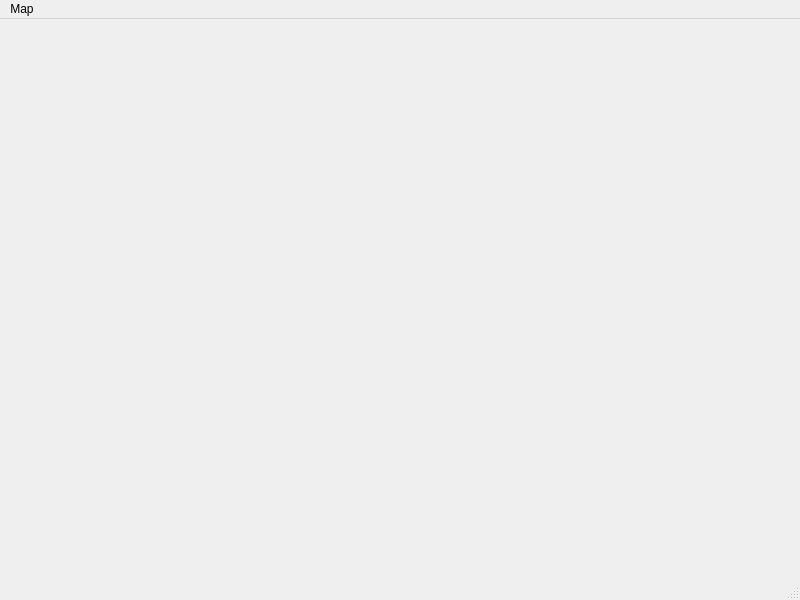
<?xml version="1.0" encoding="UTF-8"?>
<ui version="4.0">
 <class>MainWindow</class>
 <widget class="QMainWindow" name="MainWindow">
  <property name="geometry">
   <rect>
    <x>0</x>
    <y>0</y>
    <width>800</width>
    <height>600</height>
   </rect>
  </property>
  <property name="windowTitle">
   <string>MainWindow</string>
  </property>
  <widget class="QWidget" name="centralwidget"/>
  <widget class="QMenuBar" name="menubar">
   <property name="geometry">
    <rect>
     <x>0</x>
     <y>0</y>
     <width>800</width>
     <height>26</height>
    </rect>
   </property>
   <widget class="QMenu" name="menuMap">
    <property name="title">
     <string>Map</string>
    </property>
    <addaction name="actionZoom_In"/>
    <addaction name="actionZoom_Out"/>
    <addaction name="actionZoom_Full"/>
    <addaction name="actionAdd_Layer"/>
   </widget>
   <addaction name="menuMap"/>
  </widget>
  <widget class="QStatusBar" name="statusbar"/>
  <action name="actionZoom_In">
   <property name="icon">
    <iconset resource="resources.qrc">
     <normaloff>:/images/qgis-qgs.ico</normaloff>:/images/qgis-qgs.ico</iconset>
   </property>
   <property name="text">
    <string>pActionZoomIn</string>
   </property>
  </action>
  <action name="actionZoom_Out">
   <property name="icon">
    <iconset resource="resources.qrc">
     <normaloff>:/images/qgis-qlr.ico</normaloff>:/images/qgis-qlr.ico</iconset>
   </property>
   <property name="text">
    <string>mpActionZoomOut</string>
   </property>
   <property name="toolTip">
    <string>mpActionZoomOut</string>
   </property>
  </action>
  <action name="actionZoom_Full">
   <property name="icon">
    <iconset resource="resources.qrc">
     <normaloff>:/images/qgis.ico</normaloff>:/images/qgis.ico</iconset>
   </property>
   <property name="text">
    <string>mpActionZoomFull</string>
   </property>
   <property name="toolTip">
    <string>mpActionZoomFull</string>
   </property>
  </action>
  <action name="actionAdd_Layer">
   <property name="icon">
    <iconset resource="resources.qrc">
     <normaloff>:/images/browser.ico</normaloff>:/images/browser.ico</iconset>
   </property>
   <property name="text">
    <string>mpActionAddLayer</string>
   </property>
   <property name="toolTip">
    <string>mpActionAddLayer</string>
   </property>
  </action>
 </widget>
 <resources>
  <include location="resources.qrc"/>
 </resources>
 <connections/>
</ui>
